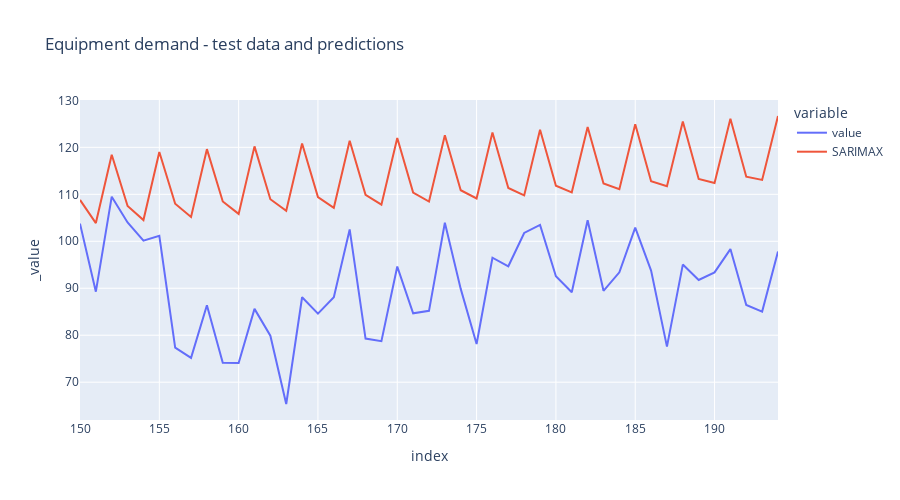
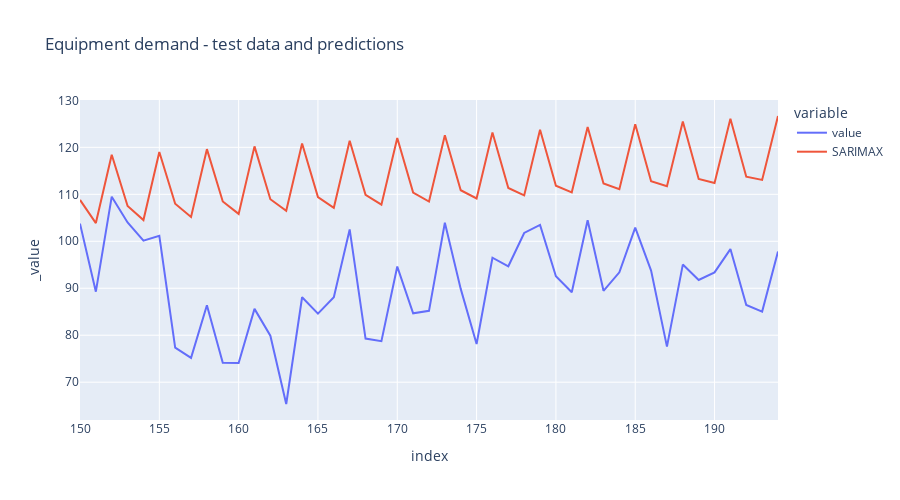

Here is the notebook cell these charts were saved with, in order:
### Code cell
fig = px.line(test, title="Equipment demand - test data and predictions",  width=900, height=500)
fig.add_trace(go.Line(x=test.index, y=predictions,
                    mode='lines', name='SARIMAX'))
fig.show()

### Figure 1 — Plotly figure (JSON) as saved in the notebook; plotly's stock layout.template omitted (floating-point values rounded to 4 significant figures)
{"data": [{"hovertemplate": "variable=value<br>index=%{x}<br>_value=%{y}<extra></extra>", "legendgroup": "value", "line": {"color": "#636efa", "dash": "solid"}, "marker": {"symbol": "circle"}, "mode": "lines", "name": "value", "orientation": "v", "showlegend": true, "type": "scatter", "x": [150, 151, 152, 153, 154, 155, 156, 157, 158, 159, 160, 161, 162, 163, 164, 165, 166, 167, 168, 169, 170, 171, 172, 173, 174, 175, 176, 177, 178, 179, 180, 181, 182, 183, 184, 185, 186, 187, 188, 189, 190, 191, 192, 193, 194], "xaxis": "x", "y": [103.8, 89.27, 109.5, 104.0, 100.1, 101.2, 77.38, 75.19, 86.4, 74.13, 74.1, 85.61, 79.9, 65.36, 88.09, 84.6, 88.09, 102.5, 79.28, 78.74, 94.62, 84.66, 85.2, 103.9, 89.87, 78.14, 96.5, 94.68, 101.8, 103.5, 92.57, 89.16, 104.5, 89.45, 93.4, 102.9, 93.77, 77.58, 95.04, 91.77, 93.37, 98.34, 86.44, 85.04, 97.8], "yaxis": "y"}, {"mode": "lines", "name": "SARIMAX", "type": "scatter", "x": [150, 151, 152, 153, 154, 155, 156, 157, 158, 159, 160, 161, 162, 163, 164, 165, 166, 167, 168, 169, 170, 171, 172, 173, 174, 175, 176, 177, 178, 179, 180, 181, 182, 183, 184, 185, 186, 187, 188, 189, 190, 191, 192, 193, 194], "y": [108.8, 103.9, 118.4, 107.5, 104.5, 119.0, 108.0, 105.2, 119.6, 108.5, 105.8, 120.2, 108.9, 106.5, 120.8, 109.4, 107.1, 121.4, 109.9, 107.8, 122.0, 110.4, 108.5, 122.6, 110.9, 109.1, 123.2, 111.3, 109.8, 123.8, 111.8, 110.4, 124.3, 112.3, 111.1, 124.9, 112.8, 111.7, 125.5, 113.3, 112.4, 126.1, 113.8, 113.1, 126.7]}], "layout": {"height": 500, "legend": {"title": {"text": "variable"}, "tracegroupgap": 0}, "title": {"text": "Equipment demand - test data and predictions"}, "width": 900, "xaxis": {"anchor": "y", "domain": [0, 1], "title": {"text": "index"}}, "yaxis": {"anchor": "x", "domain": [0, 1], "title": {"text": "_value"}}}}

### Figure 2 — Plotly figure (JSON) as saved in the notebook; plotly's stock layout.template omitted (floating-point values rounded to 4 significant figures)
{"data": [{"hovertemplate": "variable=value<br>index=%{x}<br>_value=%{y}<extra></extra>", "legendgroup": "value", "line": {"color": "#636efa", "dash": "solid"}, "marker": {"symbol": "circle"}, "mode": "lines", "name": "value", "orientation": "v", "showlegend": true, "type": "scatter", "x": [150, 151, 152, 153, 154, 155, 156, 157, 158, 159, 160, 161, 162, 163, 164, 165, 166, 167, 168, 169, 170, 171, 172, 173, 174, 175, 176, 177, 178, 179, 180, 181, 182, 183, 184, 185, 186, 187, 188, 189, 190, 191, 192, 193, 194], "xaxis": "x", "y": [103.8, 89.27, 109.5, 104.0, 100.1, 101.2, 77.38, 75.19, 86.4, 74.13, 74.1, 85.61, 79.9, 65.36, 88.09, 84.6, 88.09, 102.5, 79.28, 78.74, 94.62, 84.66, 85.2, 103.9, 89.87, 78.14, 96.5, 94.68, 101.8, 103.5, 92.57, 89.16, 104.5, 89.45, 93.4, 102.9, 93.77, 77.58, 95.04, 91.77, 93.37, 98.34, 86.44, 85.04, 97.8], "yaxis": "y"}, {"mode": "lines", "name": "SARIMAX", "type": "scatter", "x": [150, 151, 152, 153, 154, 155, 156, 157, 158, 159, 160, 161, 162, 163, 164, 165, 166, 167, 168, 169, 170, 171, 172, 173, 174, 175, 176, 177, 178, 179, 180, 181, 182, 183, 184, 185, 186, 187, 188, 189, 190, 191, 192, 193, 194], "y": [108.8, 103.9, 118.4, 107.5, 104.5, 119.0, 108.0, 105.2, 119.6, 108.5, 105.8, 120.2, 108.9, 106.5, 120.8, 109.4, 107.1, 121.4, 109.9, 107.8, 122.0, 110.4, 108.5, 122.6, 110.9, 109.1, 123.2, 111.3, 109.8, 123.8, 111.8, 110.4, 124.3, 112.3, 111.1, 124.9, 112.8, 111.7, 125.5, 113.3, 112.4, 126.1, 113.8, 113.1, 126.7]}], "layout": {"height": 500, "legend": {"title": {"text": "variable"}, "tracegroupgap": 0}, "title": {"text": "Equipment demand - test data and predictions"}, "width": 900, "xaxis": {"anchor": "y", "domain": [0, 1], "title": {"text": "index"}}, "yaxis": {"anchor": "x", "domain": [0, 1], "title": {"text": "_value"}}}}
